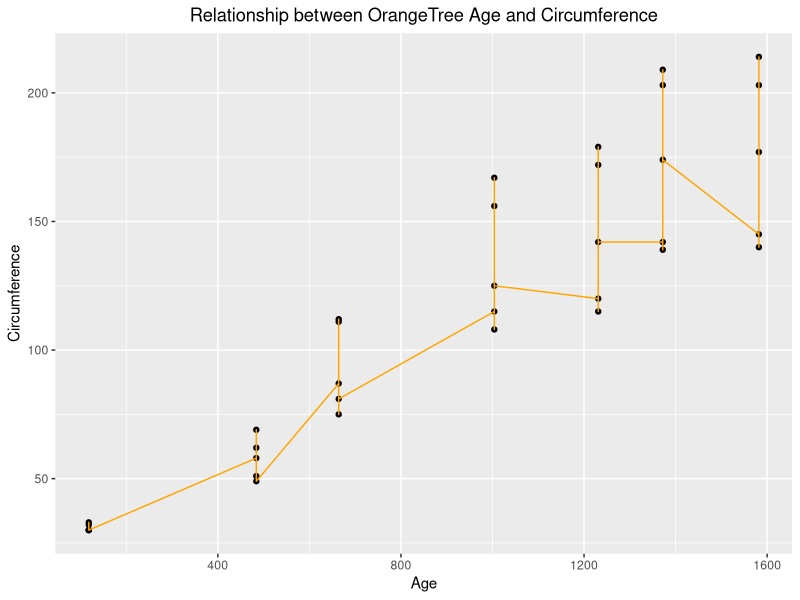

This figure's R source:
## ---- chunk 1
data("Orange")
head(Orange)
## ---- chunk 2
summary(Orange)
## ---- chunk 3
#| label: plot
#| fig-cap: "Relationship between OrangeTree Age and Circumference in Orange dataset"
#| fig-width: 8
#| fig-height: 6
#| warning: false
#| echo: false

# Load the necessary libraries
library(ggplot2)

# Create the scatter plot
ggplot(Orange, aes(x=age, y=circumference)) +  geom_point() +  geom_line(col = 'orange') +
  labs(
    title = "Relationship between OrangeTree Age and Circumference",
    x = "Age",
    y = "Circumference"  ) +  
  theme_gray() +  theme(plot.title = element_text(hjust = 0.5))
